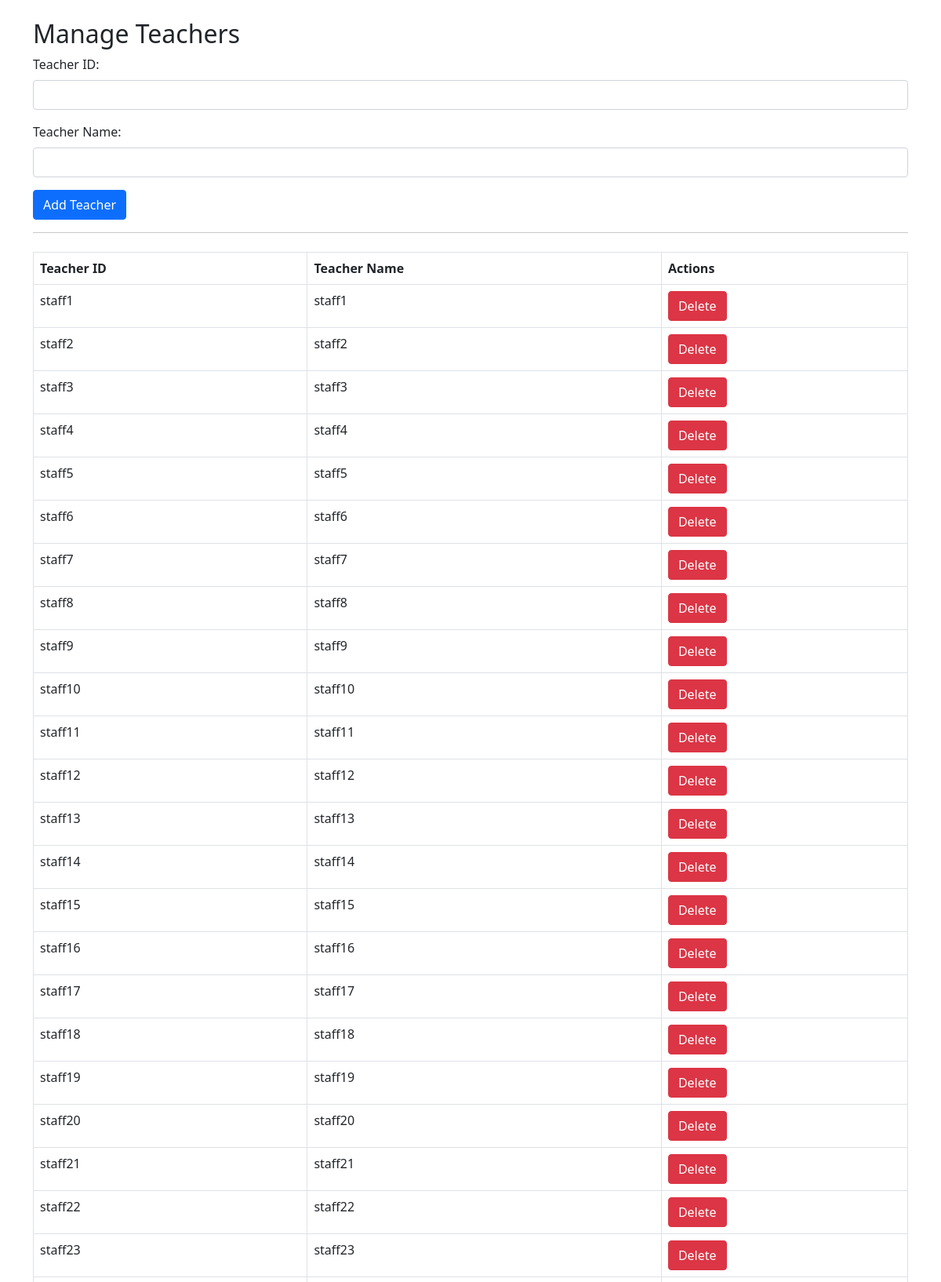
/manage_teachers (upper part), run on the app's committed database.
### tables this page shows
CREATE TABLE Teachers (
    staff_id TEXT PRIMARY KEY,
    password TEXT NOT NULL,
    faculty_name TEXT NOT NULL,
    qualification TEXT NOT NULL,
    designation TEXT NOT NULL,
    research_projects TEXT,
    patents TEXT,
    rating REAL DEFAULT 0,
    years_of_experience INTEGER NOT NULL
, department TEXT);

### index.py (the view)
@app.route('/manage_teachers')
def manage_teachers():
    conn = get_db_connection()
    cursor = conn.cursor()
    cursor.execute('SELECT * FROM Teachers')
    teachers = cursor.fetchall()
    conn.close()
    return render_template('manage_teachers.html', teachers=teachers)

### index.py (called while the page is built)
def get_db_connection():
    conn = sqlite3.connect('users.db')
    conn.row_factory = sqlite3.Row
    return conn

### templates/manage_teachers.html (shortened to what this page needs)
<!DOCTYPE html>
<html lang="en">
<head>
    <link rel="stylesheet" href="{{ url_for('static', filename='css/bootstrap.css') }}">
</head>
<body>
<div class="container">
    <h2 class="mt-4">Manage Teachers</h2>
    <form method="POST" action="{{ url_for('add_teacher') }}">
        <div class="mb-3">
            <label for="teacher_id" class="form-label">Teacher ID:</label>
            <input type="text" class="form-control" name="teacher_id" required>
        </div>
        <div class="mb-3">
            <label for="teacher_name" class="form-label">Teacher Name:</label>
            <input type="text" class="form-control" name="teacher_name" required>
        </div>
        <button type="submit" class="btn btn-primary">Add Teacher</button>
    </form>
    <hr>
    <table class="table table-bordered mt-4">
        <thead class="thead-light">
            <tr>
                <th>Teacher ID</th>
                <th>Teacher Name</th>
                <th>Actions</th>
            </tr>
        </thead>
        <tbody>
            {% for teacher in teachers %}
            <tr>
                <td>{{ teacher[0] }}</td>
                <td>{{ teacher[1] }}</td>
                <td>
                    <form method="POST" action="{{ url_for('delete_teacher', teacher_id=teacher[0]) }}">
                        <button type="submit" class="btn btn-danger">Delete</button>
                    </form>
                </td>
            </tr>
            {% endfor %}
        </tbody>
    </table>
</div>
</body>
</html>

### data on the page
Teachers: staff_id "staff1", password "staff1"
Teachers: staff_id "staff2", password "staff2"
Teachers: staff_id "staff3", password "staff3"
Teachers: staff_id "staff4", password "staff4"
Teachers: staff_id "staff5", password "staff5"
Teachers: staff_id "staff6", password "staff6"
Teachers: staff_id "staff7", password "staff7"
Teachers: staff_id "staff8", password "staff8"
Teachers: staff_id "staff9", password "staff9"
Teachers: staff_id "staff10", password "staff10"
Teachers: staff_id "staff11", password "staff11"
Teachers: staff_id "staff12", password "staff12"
Teachers: staff_id "staff13", password "staff13"
Teachers: staff_id "staff14", password "staff14"
Teachers: staff_id "staff15", password "staff15"
Teachers: staff_id "staff16", password "staff16"
Teachers: staff_id "staff17", password "staff17"
Teachers: staff_id "staff18", password "staff18"
Teachers: staff_id "staff19", password "staff19"
Teachers: staff_id "staff20", password "staff20"
Teachers: staff_id "staff21", password "staff21"
Teachers: staff_id "staff22", password "staff22"
Teachers: staff_id "staff23", password "staff23"
